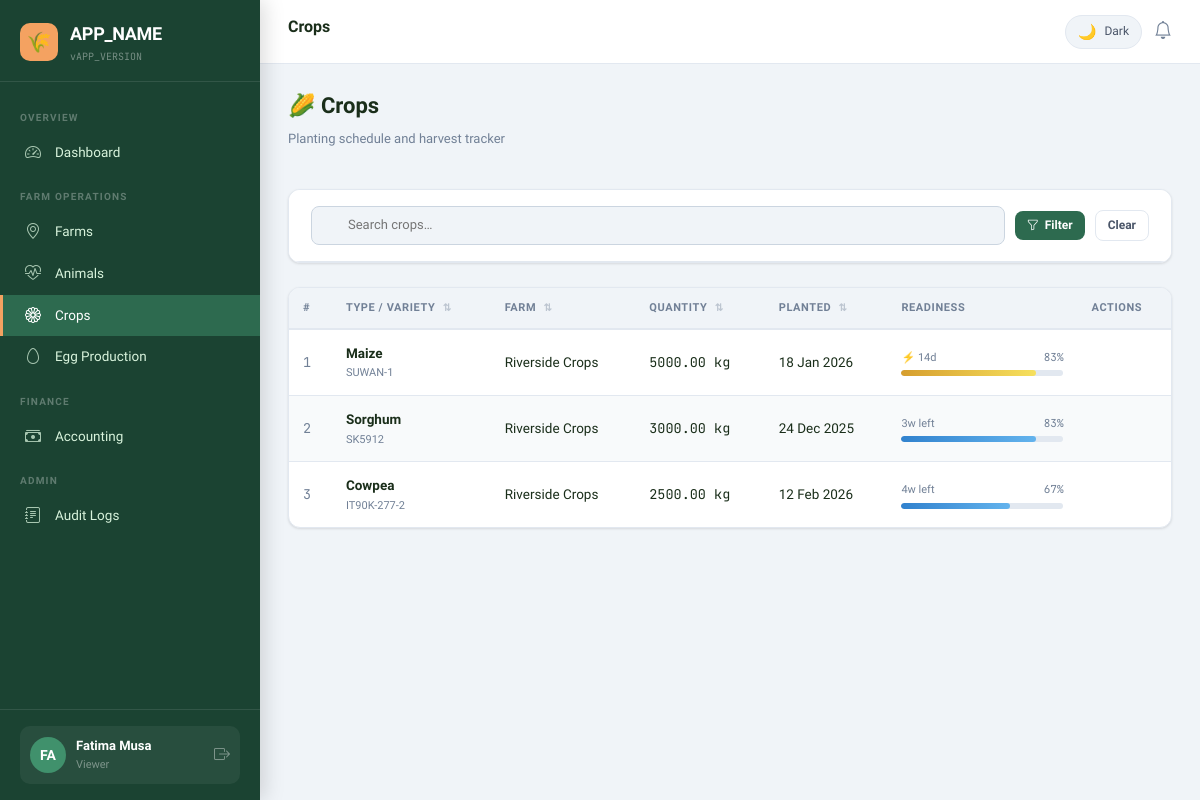
Screenshot of /modules/crops/index.php (signed in) with the database file from the repository.
### tables this page shows
CREATE TABLE `crops` (
  `id`              INT UNSIGNED NOT NULL AUTO_INCREMENT,
  `farm_id`         INT UNSIGNED NOT NULL,
  `type`            VARCHAR(100) NOT NULL COMMENT 'e.g. Maize, Tomato, Cassava',
  `variety`         VARCHAR(100) DEFAULT NULL,
  `quantity`        DECIMAL(10,2) NOT NULL COMMENT 'In kg or units',
  `quantity_unit`   VARCHAR(20) NOT NULL DEFAULT 'kg',
  `planting_date`   DATE NOT NULL,
  `maturity_days`   SMALLINT UNSIGNED NOT NULL COMMENT 'Days from planting to harvest',
  `harvested`       TINYINT(1) NOT NULL DEFAULT 0,
  `harvested_date`  DATE DEFAULT NULL,
  `price_sold`      DECIMAL(12,2) DEFAULT NULL,
  `notes`           TEXT DEFAULT NULL,
  `created_at`      TIMESTAMP NOT NULL DEFAULT CURRENT_TIMESTAMP,
  `updated_at`      TIMESTAMP NOT NULL DEFAULT CURRENT_TIMESTAMP ON UPDATE CURRENT_TIMESTAMP,
  PRIMARY KEY (`id`),
  INDEX `idx_crops_farm` (`farm_id`),
  INDEX `idx_crops_harvested` (`harvested`),
  INDEX `idx_crops_planting` (`planting_date`),
  CONSTRAINT `fk_crops_farm` FOREIGN KEY (`farm_id`) REFERENCES `farms` (`id`) ON DELETE CASCADE
);

CREATE TABLE `farms` (
  `id`         INT UNSIGNED NOT NULL AUTO_INCREMENT,
  `name`       VARCHAR(150) NOT NULL,
  `state`      VARCHAR(100) NOT NULL,
  `city`       VARCHAR(100) NOT NULL,
  `type`       ENUM('crop','livestock','mixed','poultry','aquaculture','orchard') NOT NULL DEFAULT 'mixed',
  `size`       DECIMAL(10,2) NOT NULL COMMENT 'Size in hectares',
  `created_at` TIMESTAMP NOT NULL DEFAULT CURRENT_TIMESTAMP,
  `updated_at` TIMESTAMP NOT NULL DEFAULT CURRENT_TIMESTAMP ON UPDATE CURRENT_TIMESTAMP,
  PRIMARY KEY (`id`),
  INDEX `idx_farms_state` (`state`),
  INDEX `idx_farms_type` (`type`)
);

### core/rbac_logger_helpers.php (called while the page is built, shortened)
<?php
class RBAC {
    public static function farmScope(): ?int {
        $role = Auth::role();
        return (int)($_SESSION['farm_id'] ?? 0);
    }
}
function days_left(string $startDate, int $maturityDays): int {
    $start    = new DateTime($startDate);
    $maturity = (clone $start)->modify("+{$maturityDays} days");
    $today    = new DateTime();
    return (int)$today->diff($maturity)->days * ($today < $maturity ? 1 : -1);
}
function readiness_class(int $daysLeft): string {
    if ($daysLeft <= 14) return 'warning';
    return 'info';
}
function readiness_pct(string $startDate, int $maturityDays): int {
    $start   = new DateTime($startDate);
    $elapsed = (new DateTime())->diff($start)->days;
    return min(100, (int)round(($elapsed / $maturityDays) * 100));
}
function e(string $str): string {
    return htmlspecialchars($str, ENT_QUOTES, 'UTF-8');
}

### core/auth.php (called while the page is built, shortened)
<?php
class Auth {
    public static function role(): string {
        return $_SESSION['user_role'] ?? 'viewer';
    }
}

### core/db.php (called while the page is built, shortened)
<?php
class DB {
    private static ?PDO $instance = null;
    public static function getInstance(): PDO {
        if (self::$instance === null) {
            $dsn = sprintf(
                'mysql:host=%s;dbname=%s;charset=%s',
                DB_HOST, DB_NAME, DB_CHARSET
            );
            $options = [
                PDO::ATTR_ERRMODE            => PDO::ERRMODE_EXCEPTION,
                PDO::ATTR_DEFAULT_FETCH_MODE => PDO::FETCH_ASSOC,
                PDO::ATTR_EMULATE_PREPARES   => false,
            ];
            try {
                self::$instance = new PDO($dsn, DB_USER, DB_PASS, $options);
            } catch (PDOException $e) {
                error_log('DB Connection failed: ' . $e->getMessage());
                die(json_encode(['error' => 'Database connection failed. Please contact support.']));
            }
        }
        return self::$instance;
    }
    public static function query(string $sql, array $params = []): PDOStatement {
        $stmt = self::getInstance()->prepare($sql);
        $stmt->execute($params);
        return $stmt;
    }
    public static function rows(string $sql, array $params = []): array {
        return self::query($sql, $params)->fetchAll();
    }
}

### modules/crops/index.php (the view, shortened to what this page needs)
<?php
require_once __DIR__ . '/../../core/db.php';
require_once __DIR__ . '/../../core/auth.php';
require_once __DIR__ . '/../../core/rbac_logger_helpers.php';
$search   = $_GET['q'] ?? '';
$conditions = ['c.harvested = 0'];
$params = [];
if (RBAC::farmScope()) { $conditions[] = "c.farm_id = ?"; $params[] = RBAC::farmScope(); }
$sqlWhere = $conditions ? 'WHERE ' . implode(' AND ', $conditions) : '';
$crops = DB::rows("
    SELECT c.*, f.name AS farm_name
    FROM crops c JOIN farms f ON f.id = c.farm_id
    $sqlWhere
    ORDER BY c.created_at DESC
", $params);
include __DIR__ . '/../../templates/header.php';
?>
<div class="ff-page-header">
  <div>
    <h2 class="ff-page-title">🌽 Crops</h2>
    <p class="ff-page-subtitle">Planting schedule and harvest tracker</p>
  </div>
</div>
<div class="ff-card mb-24">
  <form method="GET" class="ff-search-bar">
    <div class="ff-search-wrap">
      <input class="ff-search-input w-100" type="text" name="q" placeholder="Search crops…" value="<?= e($search) ?>">
    </div>
    <button type="submit" class="ff-btn ff-btn-primary ff-btn-sm"><i class="bi bi-funnel"></i> Filter</button>
    <a href="index.php" class="ff-btn ff-btn-outline ff-btn-sm">Clear</a>
  </form>
</div>
<div class="ff-card">
  <div class="table-responsive">
    <table class="ff-table" id="cropsTable">
      <thead>
        <tr>
          <th>#</th>
          <th data-sortable>Type / Variety</th>
          <th data-sortable>Farm</th>
          <th data-sortable>Quantity</th>
          <th data-sortable>Planted</th>
          <th>Readiness</th>
          <th>Actions</th>
        </tr>
      </thead>
      <tbody>
        <?php foreach ($crops as $i => $c):
          $days = days_left($c['planting_date'], $c['maturity_days']);
          $pct  = readiness_pct($c['planting_date'], $c['maturity_days']);
          $cls  = readiness_class($days);
          $label = $days <= 0 ? '✅ Ready' : ($days <= 14 ? "⚡ {$days}d" : ceil($days/7) . "w left");
        ?>
        <tr>
          <td class="text-mono" style="color:var(--text-muted);"><?= $i+1 ?></td>
          <td>
            <div style="font-weight:600;"><?= e($c['type']) ?></div>
            <div style="font-size:11px;color:var(--text-muted);"><?= $c['variety'] ? e($c['variety']) : '—' ?></div>
          </td>
          <td><?= e($c['farm_name']) ?></td>
          <td class="text-mono"><?= e($c['quantity']) ?> <?= e($c['quantity_unit']) ?></td>
          <td><?= date('d M Y', strtotime($c['planting_date'])) ?></td>
          <td style="min-width:160px;">
            <div class="ff-progress-wrap">
              <div class="ff-progress-label">
                <span><?= $label ?></span>
                <span class="text-mono"><?= $pct ?>%</span>
              </div>
              <div class="ff-progress">
                <div class="ff-progress-bar <?= $cls ?>" style="width:<?= $pct ?>%"></div>
              </div>
            </div>
          </td>
          <td>
          </td>
        </tr>
        <?php endforeach; ?>
      </tbody>
    </table>
  </div>
</div>
<?php include __DIR__ . '/../../templates/footer.php'; ?>

### assets/css/app.css (style rules this page uses)
:root { --ff-primary: 'Sora', sans-serif; --ff-mono: 'JetBrains Mono', monospace; --color-brand: #2d6a4f; --color-brand-light: #40916c; --color-brand-dark: #1b4332; --color-accent: #f4a261; --color-accent-dark: #e76f51; --bg-body: #f0f4f8; --bg-card: #ffffff; --bg-sidebar: #1b4332; --bg-sidebar-hover: #2d6a4f; --bg-header: #ffffff; --bg-input: #ffffff; --bg-table-alt: #f8fafb; --text-primary: #1a2e1a; --text-secondary: #4a5568; --text-muted: #718096; --text-sidebar: #d8f3dc; --text-sidebar-active: #ffffff; --text-on-brand: #ffffff; --border-color: #e2e8f0; --border-input: #cbd5e0; --shadow-card: 0 1px 3px rgba(0,0,0,.08), 0 1px 2px rgba(0,0,0,.04); --shadow-card-hover: 0 4px 16px rgba(0,0,0,.12); --shadow-sidebar: 4px 0 20px rgba(0,0,0,.15); --color-success: #38a169; --color-warning: #d69e2e; --color-danger: #e53e3e; --color-info: #3182ce; --radius-card: 12px; --radius-btn: 8px; --radius-input: 8px; --sidebar-width: 260px; --header-height: 64px; --transition: all 0.2s ease; }
*, *::before, *::after { box-sizing: border-box; margin: 0; padding: 0; }
html { scroll-behavior: smooth; }
body { font-family: var(--ff-primary); background: var(--bg-body); color: var(--text-primary); min-height: 100vh; transition: background 0.3s ease, color 0.3s ease; font-size: 14px; line-height: 1.6; }
h1, h2, h3, h4, h5, h6 { font-weight: 600; color: var(--text-primary); line-height: 1.3; }
a { color: var(--color-brand-light); text-decoration: none; }
.ff-page-header { display: flex; align-items: center; justify-content: space-between; margin-bottom: 24px; flex-wrap: wrap; gap: 12px; }
.ff-page-title { font-size: 22px; font-weight: 700; color: var(--text-primary); }
.ff-page-subtitle { font-size: 13px; color: var(--text-muted); margin-top: 2px; }
.ff-card { background: var(--bg-card); border: 1px solid var(--border-color); border-radius: var(--radius-card); box-shadow: var(--shadow-card); transition: box-shadow 0.2s ease, transform 0.2s ease; overflow: hidden; }
.ff-table { width: 100%; border-collapse: collapse; font-size: 13.5px; }
.ff-table th { padding: 11px 14px; font-size: 11px; font-weight: 600; text-transform: uppercase; letter-spacing: 0.6px; color: var(--text-muted); border-bottom: 2px solid var(--border-color); background: var(--bg-body); white-space: nowrap; cursor: pointer; user-select: none; }
.ff-table td { padding: 13px 14px; border-bottom: 1px solid var(--border-color); color: var(--text-primary); vertical-align: middle; }
.ff-table tbody tr:last-child td { border-bottom: none; }
.ff-table tbody tr:nth-child(even) { background: var(--bg-table-alt); }
.ff-progress-wrap { margin: 4px 0; }
.ff-progress-label { display: flex; justify-content: space-between; font-size: 11px; color: var(--text-muted); margin-bottom: 4px; }
.ff-progress { height: 6px; background: var(--border-color); border-radius: 99px; overflow: hidden; }
.ff-progress-bar { height: 100%; border-radius: 99px; transition: width 0.6s cubic-bezier(.4,0,.2,1); }
.ff-progress-bar.warning { background: linear-gradient(90deg, #d69e2e, #f6e05e); }
.ff-progress-bar.info { background: linear-gradient(90deg, #3182ce, #63b3ed); }
.ff-btn { display: inline-flex; align-items: center; gap: 6px; padding: 9px 18px; border-radius: var(--radius-btn); font-family: var(--ff-primary); font-size: 13px; font-weight: 600; border: none; cursor: pointer; transition: var(--transition); text-decoration: none; white-space: nowrap; }
.ff-btn-primary { background: var(--color-brand); color: #fff; }
.ff-btn-outline { background: transparent; border: 1.5px solid var(--border-color); color: var(--text-secondary); }
.ff-btn-sm { padding: 5px 12px; font-size: 12px; }
.ff-search-bar { display: flex; align-items: center; gap: 10px; flex-wrap: wrap; padding: 16px 22px; border-bottom: 1px solid var(--border-color); background: var(--bg-card); }
.ff-search-input { flex: 1; min-width: 200px; padding: 8px 14px 8px 36px; border: 1px solid var(--border-input); border-radius: 8px; background: var(--bg-body); color: var(--text-primary); font-family: var(--ff-primary); font-size: 13px; outline: none; transition: border-color 0.2s; position: relative; }
.ff-search-wrap { position: relative; flex: 1; min-width: 200px; }
.text-mono { font-family: var(--ff-mono); }
.mb-24 { margin-bottom: 24px; }
.w-100 { width: 100%; }
.table-responsive { overflow-x: auto; -webkit-overflow-scrolling: touch; }

### rows the page displays
crops: type "Maize", variety "SUWAN-1", farm.name "Riverside Crops", quantity "5000.00", quantity_unit "kg", planting_date "18 Jan 2026", label "⚡ 14d", pct "83"
crops: type "Sorghum", variety "SK5912", farm.name "Riverside Crops", quantity "3000.00", quantity_unit "kg", planting_date "24 Dec 2025", label "3w left", pct "83"
crops: type "Cowpea", variety "IT90K-277-2", farm.name "Riverside Crops", quantity "2500.00", quantity_unit "kg", planting_date "12 Feb 2026", label "4w left", pct "67"

### other values shown
APP_NAME "APP_NAME"
APP_VERSION "APP_VERSION"
$initials "FA"
$user['name'] "Fatima Musa"
$user['role'] "Viewer"
$pageTitle "Crops"
